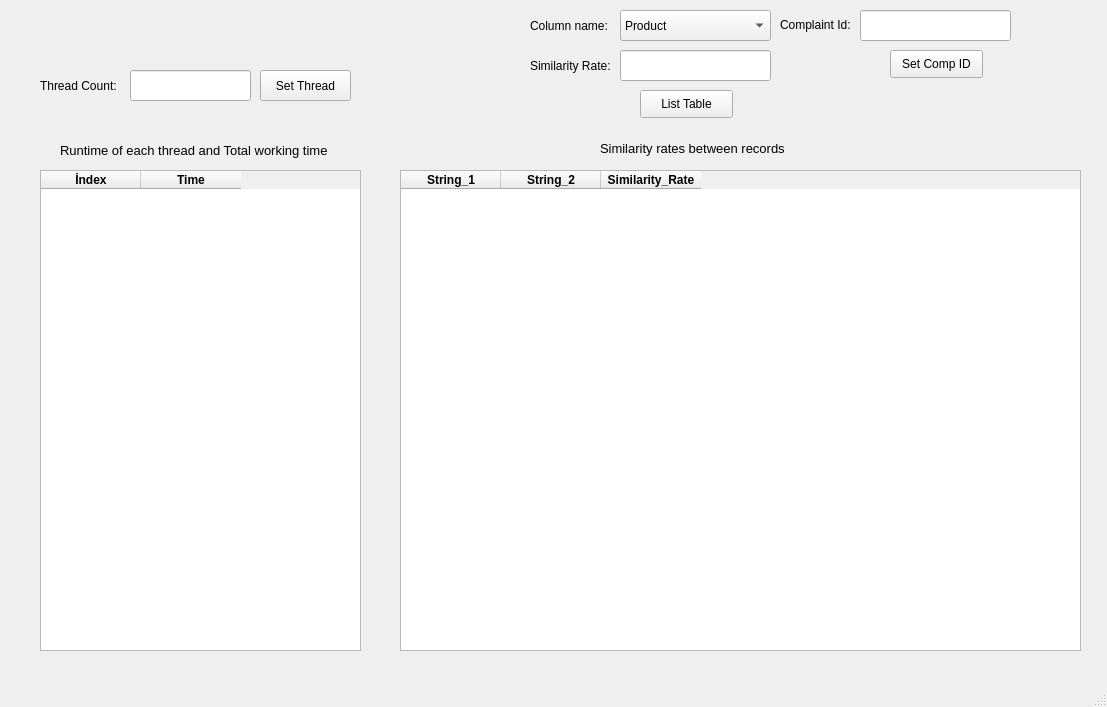
<?xml version="1.0" encoding="UTF-8"?>
<ui version="4.0">
 <class>MainWindow</class>
 <widget class="QMainWindow" name="MainWindow">
  <property name="geometry">
   <rect>
    <x>0</x>
    <y>0</y>
    <width>1107</width>
    <height>707</height>
   </rect>
  </property>
  <property name="windowTitle">
   <string>MainWindow</string>
  </property>
  <widget class="QWidget" name="centralwidget">
   <widget class="QLabel" name="label">
    <property name="geometry">
     <rect>
      <x>40</x>
      <y>70</y>
      <width>91</width>
      <height>31</height>
     </rect>
    </property>
    <property name="font">
     <font>
      <pointsize>9</pointsize>
     </font>
    </property>
    <property name="text">
     <string>Thread Count:</string>
    </property>
    <property name="textFormat">
     <enum>Qt::AutoText</enum>
    </property>
   </widget>
   <widget class="QLineEdit" name="threadsayibox">
    <property name="geometry">
     <rect>
      <x>130</x>
      <y>70</y>
      <width>121</width>
      <height>31</height>
     </rect>
    </property>
    <property name="font">
     <font>
      <pointsize>10</pointsize>
      <weight>50</weight>
      <bold>false</bold>
     </font>
    </property>
   </widget>
   <widget class="QLabel" name="label_2">
    <property name="geometry">
     <rect>
      <x>60</x>
      <y>140</y>
      <width>301</width>
      <height>20</height>
     </rect>
    </property>
    <property name="font">
     <font>
      <pointsize>10</pointsize>
     </font>
    </property>
    <property name="text">
     <string>Runtime of each thread and Total working time</string>
    </property>
   </widget>
   <widget class="QLabel" name="label_3">
    <property name="geometry">
     <rect>
      <x>600</x>
      <y>140</y>
      <width>201</width>
      <height>16</height>
     </rect>
    </property>
    <property name="font">
     <font>
      <pointsize>10</pointsize>
      <weight>50</weight>
      <bold>false</bold>
     </font>
    </property>
    <property name="text">
     <string>Similarity rates between records</string>
    </property>
   </widget>
   <widget class="QPushButton" name="thcountButton">
    <property name="geometry">
     <rect>
      <x>260</x>
      <y>70</y>
      <width>91</width>
      <height>31</height>
     </rect>
    </property>
    <property name="text">
     <string>Set Thread</string>
    </property>
   </widget>
   <widget class="QTableWidget" name="wdgAllthread">
    <property name="geometry">
     <rect>
      <x>40</x>
      <y>170</y>
      <width>321</width>
      <height>481</height>
     </rect>
    </property>
    <column>
     <property name="text">
      <string>İndex</string>
     </property>
     <property name="font">
      <font>
       <weight>75</weight>
       <bold>true</bold>
      </font>
     </property>
    </column>
    <column>
     <property name="text">
      <string>Time</string>
     </property>
     <property name="font">
      <font>
       <weight>75</weight>
       <bold>true</bold>
      </font>
     </property>
    </column>
   </widget>
   <widget class="QPushButton" name="listButton">
    <property name="geometry">
     <rect>
      <x>640</x>
      <y>90</y>
      <width>93</width>
      <height>28</height>
     </rect>
    </property>
    <property name="text">
     <string>List Table</string>
    </property>
   </widget>
   <widget class="QLabel" name="label_4">
    <property name="geometry">
     <rect>
      <x>530</x>
      <y>10</y>
      <width>91</width>
      <height>31</height>
     </rect>
    </property>
    <property name="font">
     <font>
      <pointsize>9</pointsize>
     </font>
    </property>
    <property name="text">
     <string>Column name:</string>
    </property>
    <property name="textFormat">
     <enum>Qt::AutoText</enum>
    </property>
   </widget>
   <widget class="QTableWidget" name="wdgsimrate">
    <property name="geometry">
     <rect>
      <x>400</x>
      <y>170</y>
      <width>681</width>
      <height>481</height>
     </rect>
    </property>
    <column>
     <property name="text">
      <string>String_1</string>
     </property>
     <property name="font">
      <font>
       <weight>75</weight>
       <bold>true</bold>
      </font>
     </property>
    </column>
    <column>
     <property name="text">
      <string>String_2</string>
     </property>
     <property name="font">
      <font>
       <weight>75</weight>
       <bold>true</bold>
      </font>
     </property>
    </column>
    <column>
     <property name="text">
      <string>Similarity_Rate</string>
     </property>
     <property name="font">
      <font>
       <weight>75</weight>
       <bold>true</bold>
      </font>
     </property>
    </column>
   </widget>
   <widget class="QLineEdit" name="simratebox">
    <property name="geometry">
     <rect>
      <x>620</x>
      <y>50</y>
      <width>151</width>
      <height>31</height>
     </rect>
    </property>
    <property name="font">
     <font>
      <pointsize>10</pointsize>
      <weight>50</weight>
      <bold>false</bold>
     </font>
    </property>
   </widget>
   <widget class="QLabel" name="label_5">
    <property name="geometry">
     <rect>
      <x>530</x>
      <y>50</y>
      <width>91</width>
      <height>31</height>
     </rect>
    </property>
    <property name="font">
     <font>
      <pointsize>9</pointsize>
     </font>
    </property>
    <property name="text">
     <string>Similarity Rate:</string>
    </property>
    <property name="textFormat">
     <enum>Qt::AutoText</enum>
    </property>
   </widget>
   <widget class="QComboBox" name="columnnamebox">
    <property name="geometry">
     <rect>
      <x>620</x>
      <y>10</y>
      <width>151</width>
      <height>31</height>
     </rect>
    </property>
    <item>
     <property name="text">
      <string>Product</string>
     </property>
    </item>
    <item>
     <property name="text">
      <string>Issue</string>
     </property>
    </item>
    <item>
     <property name="text">
      <string>Company</string>
     </property>
    </item>
    <item>
     <property name="text">
      <string>State</string>
     </property>
    </item>
    <item>
     <property name="text">
      <string>Complaint ID</string>
     </property>
    </item>
    <item>
     <property name="text">
      <string>ZIP code</string>
     </property>
    </item>
   </widget>
   <widget class="QLineEdit" name="compidbox">
    <property name="geometry">
     <rect>
      <x>860</x>
      <y>10</y>
      <width>151</width>
      <height>31</height>
     </rect>
    </property>
    <property name="font">
     <font>
      <pointsize>10</pointsize>
      <weight>50</weight>
      <bold>false</bold>
     </font>
    </property>
   </widget>
   <widget class="QLabel" name="label_6">
    <property name="geometry">
     <rect>
      <x>780</x>
      <y>9</y>
      <width>81</width>
      <height>31</height>
     </rect>
    </property>
    <property name="font">
     <font>
      <pointsize>9</pointsize>
     </font>
    </property>
    <property name="text">
     <string>Complaint Id:</string>
    </property>
    <property name="textFormat">
     <enum>Qt::AutoText</enum>
    </property>
   </widget>
   <widget class="QPushButton" name="listCompidButton">
    <property name="geometry">
     <rect>
      <x>890</x>
      <y>50</y>
      <width>93</width>
      <height>28</height>
     </rect>
    </property>
    <property name="text">
     <string>Set Comp ID</string>
    </property>
   </widget>
  </widget>
  <widget class="QMenuBar" name="menubar">
   <property name="geometry">
    <rect>
     <x>0</x>
     <y>0</y>
     <width>1107</width>
     <height>21</height>
    </rect>
   </property>
  </widget>
  <widget class="QStatusBar" name="statusbar"/>
 </widget>
 <resources/>
 <connections/>
</ui>
